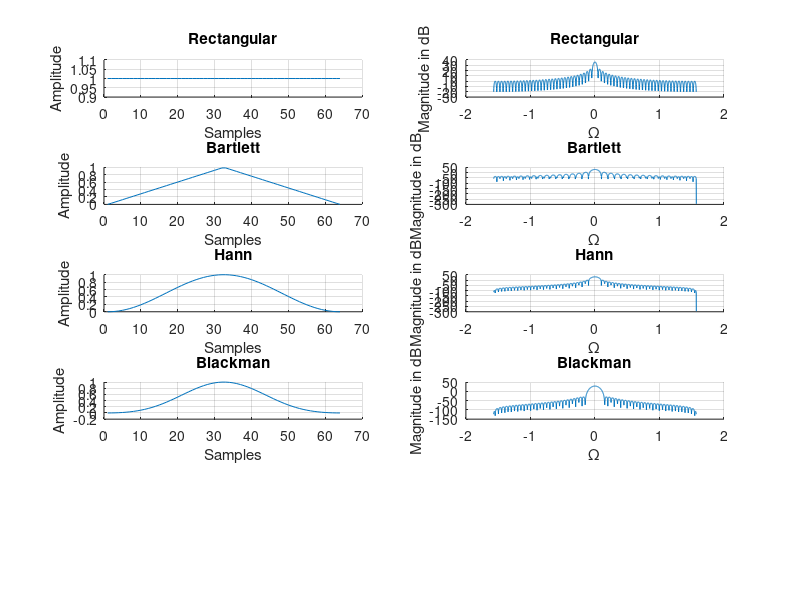
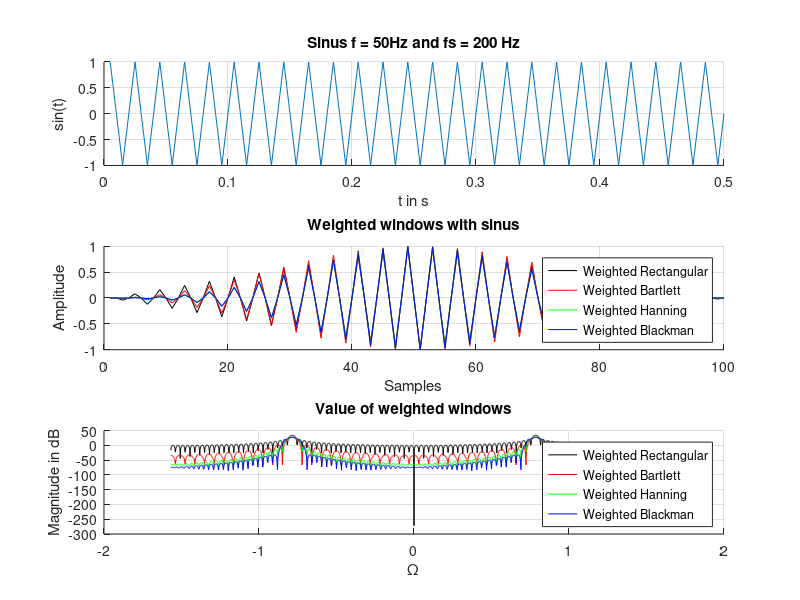
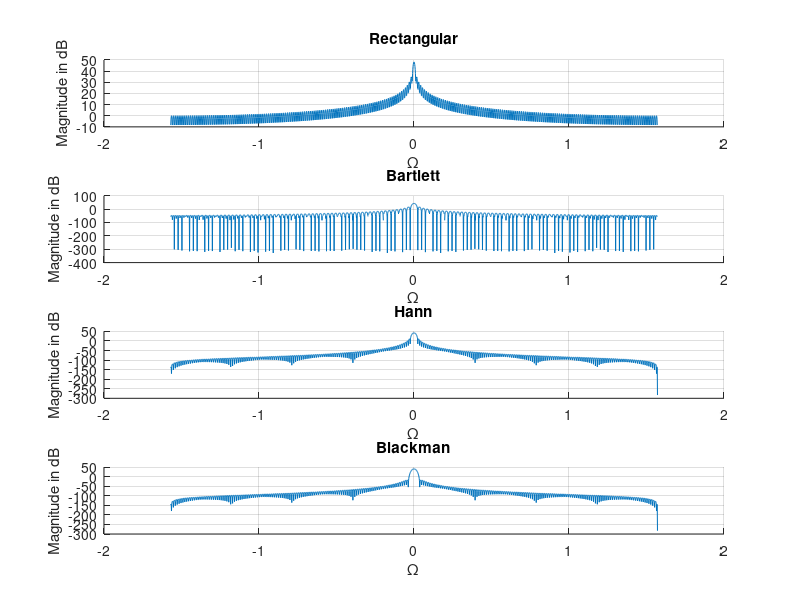

Recreate these plots in MATLAB, in order.
clear
close all
clc 

pkg load signal

fs = 200;
f = 50;
dur = 0.5;
T = 1/fs;
fvec = T:T:dur;

N_w = 64;
N = 2048;
tt = -(-N/2:N/2-1)*pi/N;

rectWindow = rectwin(N_w);
bartlettWindow = bartlett(N_w);
hanningWindow = hann(N_w);
blackmanWindow = blackman(N_w);

fftRect = 20*log10(abs(fftshift(fft(rectWindow, N))));
fftBartlett = 20*log10(abs(fftshift(fft(bartlettWindow, N))));
fftHanning = 20*log10(abs(fftshift(fft(hanningWindow, N))));
fftBlackman = 20*log10(abs(fftshift(fft(blackmanWindow, N))));

% increase N_w for c)
N_w2 = 256
rectWindow2 = rectwin(N_w2);
bartlettWindow2 = bartlett(N_w2);
hanningWindow2 = hann(N_w2);
blackmanWindow2 = blackman(N_w2);

fftRect2 = 20*log10(abs(fftshift(fft(rectWindow2, N))));
fftBartlett2 = 20*log10(abs(fftshift(fft(bartlettWindow2, N))));
fftHanning2 = 20*log10(abs(fftshift(fft(hanningWindow2, N))));
fftBlackman2 = 20*log10(abs(fftshift(fft(blackmanWindow2, N))));

% create sin with 200 Hz and a duration of 0.5 seconds
xSin = sin(2 * pi * f * fvec);
N_sin = length(xSin);
sinRect = rectwin(N_sin);
sinBartlett = bartlett(N_sin);
sinHanning = hann(N_sin);
sinBlackman = blackman(N_sin);

% weighted signals
xSin_rectWindow = xSin .* sinRect';
xSin_bartlettWindow = xSin .* sinBartlett';
xSin_hanningWindow = xSin .* sinHanning';
xSin_blackmanWindow = xSin .* sinBlackman';

% value of weighted signals
fftRectWeighted = 20*log10(abs(fftshift(fft(xSin_rectWindow, N))));
fftBartlettWeighted = 20*log10(abs(fftshift(fft(xSin_bartlettWindow, N))));
fftHanningWeighted = 20*log10(abs(fftshift(fft(xSin_hanningWindow, N))));
fftBlackmanWeighted = 20*log10(abs(fftshift(fft(xSin_blackmanWindow, N))));

% Visualization
% a)
figure('name', 'Assignment 3 a) b)');
subplot(521); hold on; grid on;
plot(rectWindow);
title('Rectangular');
xlabel('Samples');
ylabel('Amplitude');

subplot(523); hold on; grid on;
plot(bartlettWindow);
title('Bartlett');
xlabel('Samples');
ylabel('Amplitude');

subplot(525); hold on; grid on;
plot(hanningWindow);
title('Hann');
xlabel('Samples');
ylabel('Amplitude');

subplot(527); hold on; grid on;
plot(blackmanWindow);
title('Blackman');
xlabel('Samples');
ylabel('Amplitude');

% b)

subplot(522); hold on; grid on;
plot(tt,fftRect);
title('Rectangular');
xlabel('\Omega');
ylabel('Magnitude in dB');

subplot(524); hold on; grid on;
plot(tt,fftBartlett);
title('Bartlett');
xlabel('\Omega');
ylabel('Magnitude in dB');

subplot(526); hold on; grid on;
plot(tt,fftHanning);
title('Hann');
xlabel('\Omega');
ylabel('Magnitude in dB');

subplot(528); hold on; grid on;
plot(tt,fftBlackman);
title('Blackman');
xlabel('\Omega');
ylabel('Magnitude in dB');

% d)
% weighted signals
figure('name', 'Assignment 3 d)');
subplot(311); hold on; grid on;
plot(fvec, xSin);
xlim([0,0.5]);
xlabel('t in s');
ylabel('sin(t)');
title('Sinus f = 50Hz and fs = 200 Hz');

subplot(312); hold on; grid on;
plot(xSin_bartlettWindow, 'color', 'k');

subplot(312); hold on; grid on;
plot(xSin_hanningWindow, 'color', 'r');

subplot(312); hold on; grid on;
plot(xSin_blackmanWindow, 'color', 'g');

subplot(312); hold on; grid on;
plot(xSin_blackmanWindow, 'color', 'b');
legend('Weighted Rectangular', 'Weighted Bartlett', 'Weighted Hanning', 'Weighted Blackman');
xlabel('Samples');
ylabel('Amplitude');
title('Weighted windows with sinus');

subplot(313); hold on; grid on;
plot(tt,fftRectWeighted, 'color', 'k');

subplot(313); hold on; grid on;
plot(tt,fftBartlettWeighted, 'color', 'r');

subplot(313); hold on; grid on;
plot(tt,fftHanningWeighted, 'color', 'g');

subplot(313); hold on; grid on;
plot(tt,fftBlackmanWeighted, 'color', 'b');
legend('Weighted Rectangular', 'Weighted Bartlett', 'Weighted Hanning', 'Weighted Blackman');
xlabel('\Omega');
ylabel('Magnitude in dB');
title('Value of weighted windows');

% c)
figure('name', 'Assignment 3 c)');
subplot(411); hold on; grid on;
plot(tt,fftRect2);
title('Rectangular');
xlabel('\Omega');
ylabel('Magnitude in dB');

subplot(412); hold on; grid on;
plot(tt,fftBartlett2);
title('Bartlett');
xlabel('\Omega');
ylabel('Magnitude in dB');

subplot(413); hold on; grid on;
plot(tt,fftHanning2);
title('Hann');
xlabel('\Omega');
ylabel('Magnitude in dB');

subplot(414); hold on; grid on;
plot(tt,fftBlackman2);
title('Blackman');
xlabel('\Omega');
ylabel('Magnitude in dB');